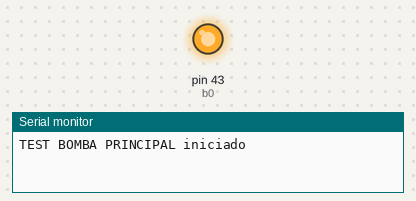
A sketch run on a simulated Arduino Mega 2560, built with avr-gcc and run on an emulated ATmega2560. On the bench: output pins drawn as LEDs (lit = HIGH), the last lines printed to the serial monitor.

Above: at 1.0 s.
At 3.5 s:
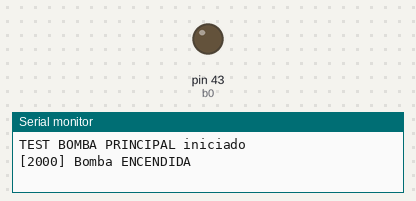
Timing chart, 0 to 6.5 s (numbered marks = the images above):
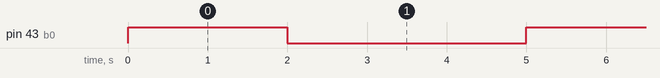

The sketch:

TEST_BOMBA_PRINCIPAL.ino
```cpp
// TEST_BOMBA_PRINCIPAL.ino
// Verifica que la bomba principal encienda y apague según los tiempos configurados.

#define b0 43

unsigned long previousMillis_bomba = 0;
bool b0_state = 0;

// Tiempos cortos para verificar rápido
unsigned long interval_bomba_on  = 3000; // 3 segundos encendida
unsigned long interval_bomba_off = 2000; // 2 segundos apagada

void setup() {
  Serial.begin(9600);
  pinMode(b0, OUTPUT);
  digitalWrite(b0, HIGH); // apagada al inicio (HIGH = apagado para relé sólido)
  Serial.println("TEST BOMBA PRINCIPAL iniciado");
}

void loop() {
  unsigned long currentMillis = millis();

  if (b0_state == LOW && currentMillis - previousMillis_bomba >= interval_bomba_off) {
    digitalWrite(b0, LOW); // encender
    b0_state = HIGH;
    previousMillis_bomba = currentMillis;
    Serial.print("[");
    Serial.print(millis());
    Serial.println("] Bomba ENCENDIDA");

  } else if (b0_state == HIGH && currentMillis - previousMillis_bomba >= interval_bomba_on) {
    digitalWrite(b0, HIGH); // apagar
    b0_state = LOW;
    previousMillis_bomba = currentMillis;
    Serial.print("[");
    Serial.print(millis());
    Serial.println("] Bomba APAGADA");
  }
}

// RESULTADO ESPERADO:
// [2000] Bomba ENCENDIDA
// [5000] Bomba APAGADA
// [7000] Bomba ENCENDIDA
// ...y así sucesivamente
```

Measured:
- by itself, pin 43 (b0): alternates HIGH for 2.0 s and LOW for 3.0 s
